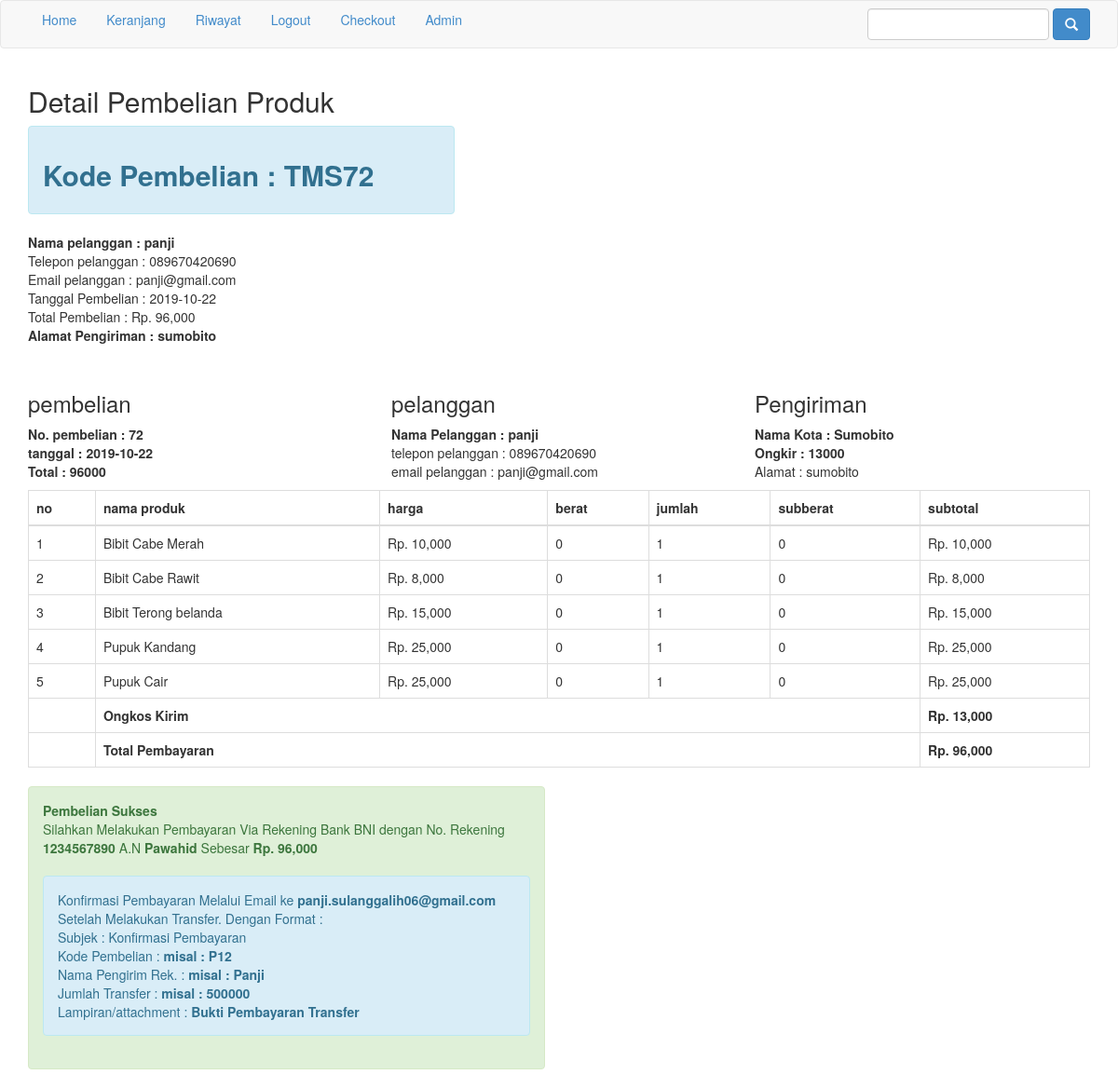
/nota.php?id=72 (signed in), run on the app's committed database.
### tables this page shows
CREATE TABLE `pembelian` (
  `id_pembelian` int(11) NOT NULL,
  `id_pelanggan` int(11) NOT NULL,
  `id_ongkir` int(11) NOT NULL,
  `tanggal_pembelian` date NOT NULL,
  `total_pembelian` int(11) NOT NULL,
  `alamat_pembelian` text NOT NULL,
  `status_pembelian` varchar(50) NOT NULL DEFAULT 'pending',
  `resi_pengiriman` varchar(50) NOT NULL
);

CREATE TABLE `pelanggan` (
  `id_pelanggan` int(11) NOT NULL,
  `email_pelanggan` varchar(55) NOT NULL,
  `pass_pelanggan` varchar(55) NOT NULL,
  `nama_pelanggan` varchar(55) NOT NULL,
  `telepon_pelanggan` varchar(22) NOT NULL
);

CREATE TABLE `ongkir` (
  `id_ongkir` int(11) NOT NULL,
  `nama_kota` varchar(77) NOT NULL,
  `tarif` int(11) NOT NULL
);

CREATE TABLE `pembelian_produk` (
  `id_pembelian_produk` int(11) NOT NULL,
  `id_pembelian` int(11) NOT NULL,
  `id_produk` int(11) NOT NULL,
  `jumlah` int(11) NOT NULL,
  `nama` varchar(100) NOT NULL,
  `harga` int(11) NOT NULL,
  `berat` int(11) NOT NULL,
  `subberat` int(11) NOT NULL,
  `subharga` int(11) NOT NULL
);

### nota.php (the view, shortened to what this page needs)
 <?php
include 'koneksi.php';
 ?>
  <!DOCTYPE html>
 <html>
 <head>
 	<link rel="stylesheet" href="admin/assets/css/bootstrap.css">
 </head>
 <body>
	<?php include "navbar.php"; ?>
<section class="conten">
	<div class="container">
		<h2>Detail Pembelian Produk</h2>
<?php
$ambil = $koneksi->query("SELECT * FROM pembelian JOIN pelanggan ON pembelian.id_pelanggan=pelanggan.id_pelanggan JOIN ongkir ON pembelian.id_ongkir=ongkir.id_ongkir
	WHERE pembelian.id_pembelian='$_GET[id]'");
$detail = $ambil->fetch_assoc();
?>
<strong>
	<div class="row">
		<div class="col-md-5">
			<div class="alert alert-info">
				<p>
				<h2><b>Kode Pembelian 	: TMS<?php echo $detail ['id_pembelian']; ?></b></h2>
				</p>
			</div>
		</div>
	</div>
	Nama pelanggan   : <?php echo $detail ['nama_pelanggan']; ?></strong><br>
 <p>
 	Telepon pelanggan  	: <?php echo $detail ['telepon_pelanggan']; ?> <br>
 	Email pelanggan 	: <?php echo $detail ['email_pelanggan']; ?><br>
 	Tanggal Pembelian 	: <?php echo $detail ['tanggal_pembelian']; ?><br>
 	Total Pembelian 	: Rp. <?php echo number_format($detail ['total_pembelian']);?><br>
 	<b>Alamat Pengiriman 	: <?php echo $detail ['alamat_pembelian']; ?><br></b>
 </p><br>
 <div class="row">
 	<div class="col-md-4">
 		<h3>pembelian</h3>
 		<strong>
 			No. pembelian : <?php echo $detail ['id_pembelian']; ?><br>
 			tanggal : <?php echo $detail["tanggal_pembelian"]; ?> <br>
 			Total : <?php echo $detail["total_pembelian"]; ?>
 		</strong>
 	</div>
 	<div class="col-md-4">
 		<h3>pelanggan</h3>
 		<strong>Nama Pelanggan : <?php echo $detail["nama_pelanggan"]; ?></strong><br>
 		<p>
 			telepon pelanggan : <?php echo $detail["telepon_pelanggan"]; ?><br>
 			email pelanggan : <?php echo $detail["email_pelanggan"]; ?>
 		</p>
 	</div>
 	<div class="col-md-4">
 		<h3>Pengiriman</h3>
 		<strong>Nama Kota : <?php echo $detail["nama_kota"] ?></strong><br>
 		<strong>Ongkir : <?php echo $detail["tarif"] ?></strong><br>
 		<p>
 			Alamat : <?php echo $detail["alamat_pembelian"]; ?>
 		</p>
 	</div>
 </div>
 <table class="table table-bordered">
 	<thead>
 		<tr>
 			<th>no</th>
 			<th>nama produk</th>
 			<th>harga</th>
 			<th>berat</th>
 			<th>jumlah</th>
 			<th>subberat</th>
 			<th>subtotal</th>
 		</tr>
 	</thead>
 	<tbody>
 		<?php $nomor=1 ?>
 		<?php $ambil = $koneksi->query("SELECT * FROM pembelian_produk
 		 WHERE id_pembelian='$_GET[id]'"); ?>
 		<?php while ($pecah = $ambil->fetch_assoc()){ ?>
 		<tr>
 			<td><?php echo $nomor; ?></td>
 			<td><?php echo $pecah['nama'] ?></td>
 			<td>Rp. <?php echo number_format($pecah['harga']) ?></td>
 			<td><?php echo $pecah['berat'] ?></td>
 			<td><?php echo $pecah['jumlah'] ?></td>
 			<td><?php echo $pecah['subberat'] ?></td>
 			<td>Rp. <?php echo number_format($pecah['subharga']) ?></td>
 		</tr>
 		<?php $nomor++ ?>
 		<?php } ?>
 	</tbody>
 	<?php
 	$ambilongkos = $koneksi->query("SELECT * FROM pembelian JOIN ongkir ON pembelian.id_ongkir=ongkir.id_ongkir
 		WHERE pembelian.id_pembelian='$_GET[id]'");
 	$ongkos = $ambilongkos->fetch_assoc();
 	?>
 	<tfoot>
				<tr>
					<th colspan="1"></th>
					<th colspan="5">Total Pembayaran</th>
					<th>Rp. <?php echo number_format($detail ['total_pembelian']);?></th>
				</tr>
			</tfoot>
			<tfoot>
 			<tr>
 				<th colspan="1"></th>
 				<th colspan="5">Ongkos Kirim</th>
 				<th>Rp. <?php echo number_format($ongkos['tarif']) ?></th>
 			</tr>
 	</tfoot>
 </table>
 	<div class="row">
 		<div class="col-md-6">
 			<div class="alert alert-success">
 				<p>
 					<b>Pembelian Sukses</b><br>
 					Silahkan Melakukan Pembayaran Via Rekening Bank BNI dengan No. Rekening <b>1234567890</b> A.N
 					<b>Pawahid</b> Sebesar
 					<b>Rp. <?php echo number_format($detail ['total_pembelian']);?></b>
 				</p><br>
 				<div class="alert alert-info">
 					<p>
 						Konfirmasi Pembayaran Melalui Email ke <b>panji.sulanggalih06@gmail.com</b> Setelah Melakukan Transfer. Dengan Format :<br>
 						Subjek : Konfirmasi Pembayaran <br>
 						Kode Pembelian : <b>misal : P12</b> <br>
 						Nama Pengirim Rek. : <b>misal : Panji</b><br>
 						Jumlah Transfer : <b>misal : 500000</b><br>
 						Lampiran/attachment : <b>Bukti Pembayaran Transfer</b>
 					</p>
 				</div>
 			</div>
 		</div>
 	</div>
	</div>
</section>
 </body>
 </html>

### data on the page
pembelian: id_pembelian "72", id_pelanggan.nama_pelanggan "panji", id_pelanggan.telepon_pelanggan "089670420690", id_pelanggan.email_pelanggan "panji@gmail.com", tanggal_pembelian "2019-10-22", total_pembelian "96,000", alamat_pembelian "sumobito", total_pembelian "96000", id_ongkir.nama_kota "Sumobito", id_ongkir.tarif "13000", id_ongkir.tarif "13,000"
pembelian_produk: nama "Bibit Cabe Merah", harga "10,000", berat "0", jumlah "1", subberat "0", subharga "10,000"
pembelian_produk: nama "Bibit Cabe Rawit", harga "8,000", berat "0", jumlah "1", subberat "0", subharga "8,000"
pembelian_produk: nama "Bibit Terong belanda", harga "15,000", berat "0", jumlah "1", subberat "0", subharga "15,000"
pembelian_produk: nama "Pupuk Kandang", harga "25,000", berat "0", jumlah "1", subberat "0", subharga "25,000"
pembelian_produk: nama "Pupuk Cair", harga "25,000", berat "0", jumlah "1", subberat "0", subharga "25,000"
